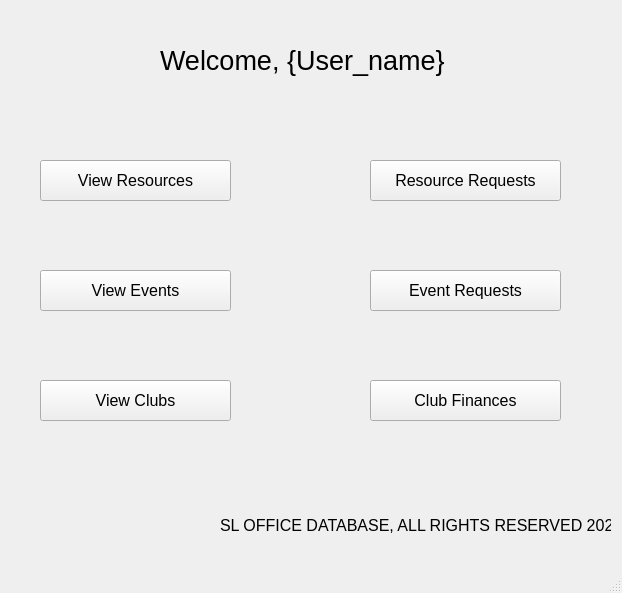
<?xml version="1.0" encoding="UTF-8"?>
<ui version="4.0">
 <class>WelcomeScreen</class>
 <widget class="QMainWindow" name="WelcomeScreen">
  <property name="geometry">
   <rect>
    <x>0</x>
    <y>0</y>
    <width>622</width>
    <height>593</height>
   </rect>
  </property>
  <property name="windowTitle">
   <string>SL Office DBMS</string>
  </property>
  <widget class="QWidget" name="centralwidget">
   <widget class="QLabel" name="label">
    <property name="geometry">
     <rect>
      <x>220</x>
      <y>510</y>
      <width>391</width>
      <height>31</height>
     </rect>
    </property>
    <property name="font">
     <font>
      <pointsize>12</pointsize>
     </font>
    </property>
    <property name="text">
     <string>SL OFFICE DATABASE, ALL RIGHTS RESERVED 2023</string>
    </property>
   </widget>
   <widget class="QLabel" name="label_2">
    <property name="geometry">
     <rect>
      <x>160</x>
      <y>40</y>
      <width>291</width>
      <height>41</height>
     </rect>
    </property>
    <property name="font">
     <font>
      <pointsize>20</pointsize>
     </font>
    </property>
    <property name="text">
     <string>Welcome, {User_name}</string>
    </property>
   </widget>
   <widget class="QPushButton" name="viewResources">
    <property name="geometry">
     <rect>
      <x>40</x>
      <y>160</y>
      <width>191</width>
      <height>41</height>
     </rect>
    </property>
    <property name="font">
     <font>
      <pointsize>12</pointsize>
     </font>
    </property>
    <property name="text">
     <string>View Resources</string>
    </property>
   </widget>
   <widget class="QPushButton" name="viewEvents">
    <property name="geometry">
     <rect>
      <x>40</x>
      <y>270</y>
      <width>191</width>
      <height>41</height>
     </rect>
    </property>
    <property name="font">
     <font>
      <pointsize>12</pointsize>
     </font>
    </property>
    <property name="text">
     <string>View Events</string>
    </property>
   </widget>
   <widget class="QPushButton" name="viewClubs">
    <property name="geometry">
     <rect>
      <x>40</x>
      <y>380</y>
      <width>191</width>
      <height>41</height>
     </rect>
    </property>
    <property name="font">
     <font>
      <pointsize>12</pointsize>
     </font>
    </property>
    <property name="text">
     <string>View Clubs</string>
    </property>
   </widget>
   <widget class="QPushButton" name="resourceRequests">
    <property name="geometry">
     <rect>
      <x>370</x>
      <y>160</y>
      <width>191</width>
      <height>41</height>
     </rect>
    </property>
    <property name="font">
     <font>
      <pointsize>12</pointsize>
     </font>
    </property>
    <property name="text">
     <string>Resource Requests</string>
    </property>
   </widget>
   <widget class="QPushButton" name="eventRequests">
    <property name="geometry">
     <rect>
      <x>370</x>
      <y>270</y>
      <width>191</width>
      <height>41</height>
     </rect>
    </property>
    <property name="font">
     <font>
      <pointsize>12</pointsize>
     </font>
    </property>
    <property name="text">
     <string>Event Requests</string>
    </property>
   </widget>
   <widget class="QPushButton" name="clubFinances">
    <property name="geometry">
     <rect>
      <x>370</x>
      <y>380</y>
      <width>191</width>
      <height>41</height>
     </rect>
    </property>
    <property name="font">
     <font>
      <pointsize>12</pointsize>
     </font>
    </property>
    <property name="text">
     <string>Club Finances</string>
    </property>
   </widget>
  </widget>
  <widget class="QMenuBar" name="menubar">
   <property name="geometry">
    <rect>
     <x>0</x>
     <y>0</y>
     <width>622</width>
     <height>21</height>
    </rect>
   </property>
  </widget>
  <widget class="QStatusBar" name="statusbar"/>
 </widget>
 <resources/>
 <connections/>
</ui>
